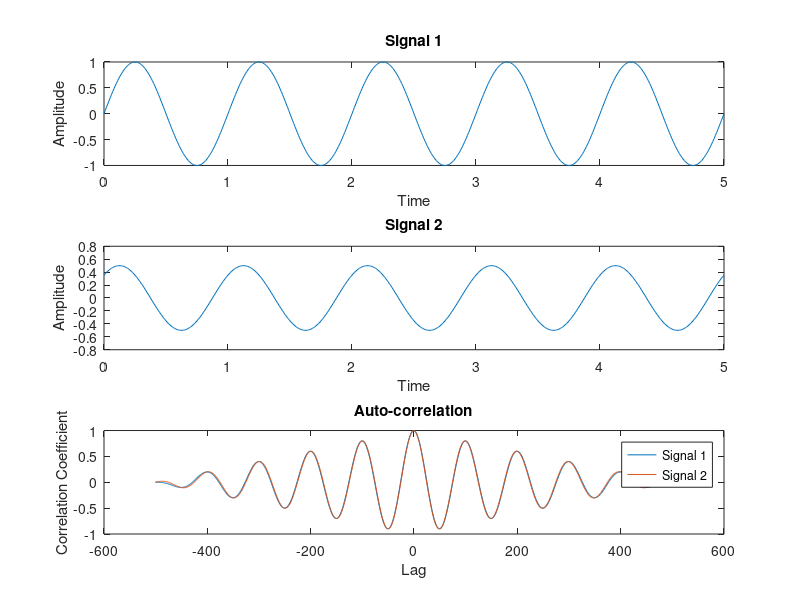
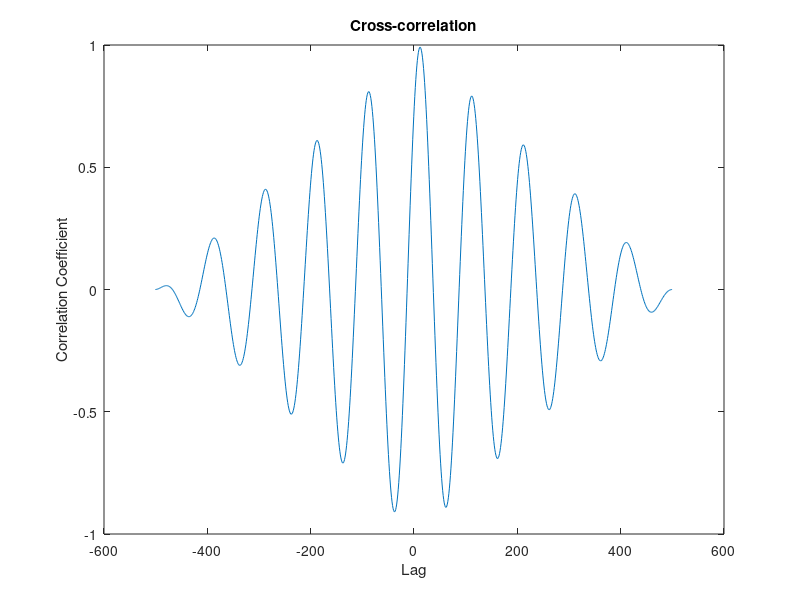

Write the MATLAB code that produced these figures, in order.
% example CCH hypothesis figs
% Created using chatGPT 3.5
% January 17th, 2024

% Example MATLAB script for auto-correlation and cross-correlation

% Generate sample data
t = 0:0.01:5; % Time vector
signal1 = sin(2*pi*1*t); % Example signal 1 (sinusoidal)
signal2 = 0.5*sin(2*pi*1*t + pi/4); % Example signal 2 (sinusoidal with phase shift)

% Auto-correlation
auto_corr_signal1 = xcorr(signal1, 'coeff');
auto_corr_signal2 = xcorr(signal2, 'coeff');

% Cross-correlation
cross_corr_signals = xcorr(signal1, signal2, 'coeff');

% Plotting
figure;

subplot(3,1,1);
plot(t, signal1);
title('Signal 1');
xlabel('Time');
ylabel('Amplitude');

subplot(3,1,2);
plot(t, signal2);
title('Signal 2');
xlabel('Time');
ylabel('Amplitude');

subplot(3,1,3);
plot(-length(auto_corr_signal1)/2:length(auto_corr_signal1)/2-1, auto_corr_signal1);
hold on;
plot(-length(auto_corr_signal2)/2:length(auto_corr_signal2)/2-1, auto_corr_signal2);
title('Auto-correlation');
xlabel('Lag');
ylabel('Correlation Coefficient');
legend('Signal 1', 'Signal 2');

figure;
plot(-length(cross_corr_signals)/2:length(cross_corr_signals)/2-1, cross_corr_signals);
title('Cross-correlation');
xlabel('Lag');
ylabel('Correlation Coefficient');

